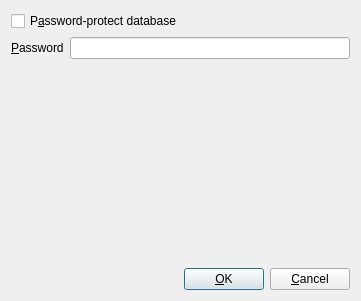
<?xml version="1.0" encoding="UTF-8"?>
<ui version="4.0">
 <class>Dialog</class>
 <widget class="QDialog" name="Dialog">
  <property name="geometry">
   <rect>
    <x>0</x>
    <y>0</y>
    <width>361</width>
    <height>301</height>
   </rect>
  </property>
  <property name="windowTitle">
   <string>Preferences</string>
  </property>
  <layout class="QVBoxLayout" name="verticalLayout_2">
   <item>
    <layout class="QVBoxLayout" name="verticalLayout">
     <item>
      <layout class="QFormLayout" name="formLayout">
       <item row="1" column="0">
        <widget class="QLabel" name="label">
         <property name="text">
          <string>&amp;Password</string>
         </property>
         <property name="buddy">
          <cstring>passwordBox</cstring>
         </property>
        </widget>
       </item>
       <item row="1" column="1">
        <widget class="QLineEdit" name="passwordBox">
         <property name="echoMode">
          <enum>QLineEdit::Password</enum>
         </property>
        </widget>
       </item>
       <item row="0" column="0" colspan="2">
        <widget class="QCheckBox" name="passwordCheck">
         <property name="text">
          <string>P&amp;assword-protect database</string>
         </property>
        </widget>
       </item>
      </layout>
     </item>
     <item>
      <spacer name="verticalSpacer">
       <property name="orientation">
        <enum>Qt::Vertical</enum>
       </property>
       <property name="sizeHint" stdset="0">
        <size>
         <width>20</width>
         <height>40</height>
        </size>
       </property>
      </spacer>
     </item>
     <item>
      <layout class="QHBoxLayout" name="horizontalLayout">
       <item>
        <spacer name="horizontalSpacer">
         <property name="orientation">
          <enum>Qt::Horizontal</enum>
         </property>
         <property name="sizeHint" stdset="0">
          <size>
           <width>40</width>
           <height>20</height>
          </size>
         </property>
        </spacer>
       </item>
       <item>
        <widget class="QPushButton" name="okButton">
         <property name="text">
          <string>&amp;OK</string>
         </property>
        </widget>
       </item>
       <item>
        <widget class="QPushButton" name="cancelButton">
         <property name="text">
          <string>&amp;Cancel</string>
         </property>
        </widget>
       </item>
      </layout>
     </item>
    </layout>
   </item>
  </layout>
 </widget>
 <resources/>
 <connections/>
</ui>
